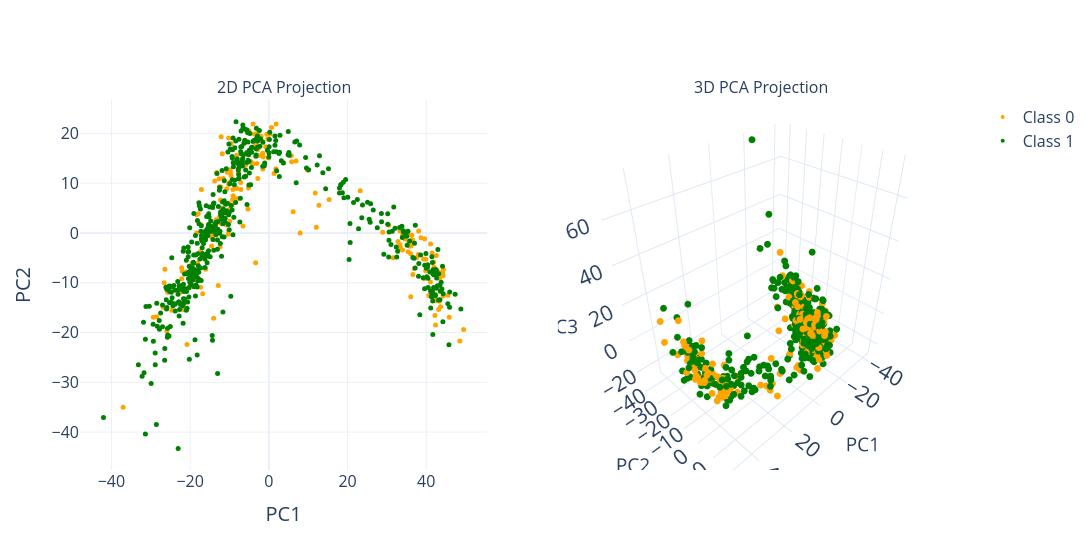

Here is the notebook cell this chart was saved with:
### Markdown cell above
### **FEATURE DISTRIBUTIONS**

### Code cell
# -----------------------------------------------
# Feature distribution: Spike count histograms
# -----------------------------------------------
print("\n" + "="*60)
print("FEATURE DISTRIBUTIONS (STANDARDIZED)")
print("="*60)

scaler_eda = StandardScaler()
X_std = scaler_eda.fit_transform(X)
X_std_df = pd.DataFrame(X_std, columns=X.columns)

# First 20 features
plot_std_hists_kde(X_std_df, X_std_df.columns[:20], 
                   "Histograms + KDE (First 20 Standardized Features)", 
                   ncols=5, 
                   filename="hist_kde_first"
                   )

# Last 20 features
plot_std_hists_kde(X_std_df, X_std_df.columns[-20:], 
                   "Histograms + KDE (Last 20 Standardized Features)", 
                   ncols=5, 
                   filename="hist_kde_last"
                   )

# -----------------------------------------------
# Variance distribution by class
# -----------------------------------------------
print("\n" + "="*60)
print("VARIANCE DISTRIBUTION BY CLASS")
print("="*60)

var_0 = X[y == 0].var().values
var_1 = X[y == 1].var().values
var_df = pd.DataFrame({
    "variance": np.concatenate([var_0, var_1]),
    "label": np.repeat([0, 1], [len(var_0), len(var_1)])
})

plt.figure(figsize=(14, 8))
sns.set_style("whitegrid")  # Changed from "white" to "whitegrid"
sns.histplot(
    data=var_df, x="variance", hue="label", bins=60, kde=True,
    multiple="dodge", palette={0: "green", 1: "orange"},
    edgecolor="white", alpha=0.6, stat="count"
)

plt.title("Distribution of Feature Variances by Class", fontsize=FONT_TITLE, pad=15)
plt.xlabel("Variance of Spike Counts", fontsize=FONT_AXIS)
plt.ylabel("Number of Features", fontsize=FONT_AXIS)
plt.legend(title="Class", labels=["Class 0", "Class 1"], 
           title_fontsize=FONT_LEGEND, fontsize=FONT_LEGEND-2)
plt.grid(True, axis="both", linestyle="--", alpha=0.4, color="gray")  # Added gridlines on both axes
plt.tight_layout()

plt.savefig("variance.pdf", format="pdf", bbox_inches="tight", dpi=300)
plt.show()

# -----------------------------------------------
# 2D and 3D PCA projections
# -----------------------------------------------
print("\n" + "="*60)
print("PCA PROJECTIONS")
print("="*60)

pca_3 = PCA(n_components=3)
X_pca = pca_3.fit_transform(X_std)
df_pca = pd.DataFrame(X_pca, columns=["PC1", "PC2", "PC3"])
df_pca["label"] = y.values

color_map = {0: "orange", 1: "green"}

fig_pca_proj = make_subplots(
    rows=1, cols=2,
    specs=[[{"type": "scatter"}, {"type": "scene"}]],
    subplot_titles=("2D PCA Projection", "3D PCA Projection"),
    horizontal_spacing=0.08
)

# 2D projection
for lbl in [0, 1]:
    mask = df_pca["label"] == lbl
    fig_pca_proj.add_trace(
        go.Scatter(
            x=df_pca.loc[mask, "PC1"], y=df_pca.loc[mask, "PC2"],
            mode="markers", marker=dict(size=5, color=color_map[lbl]),
            name=f"Class {lbl}", showlegend=False
        ), row=1, col=1
    )
fig_pca_proj.update_xaxes(title_text="PC1", title_font=dict(size=FONT_AXIS), row=1, col=1)
fig_pca_proj.update_yaxes(title_text="PC2", title_font=dict(size=FONT_AXIS), row=1, col=1)

# 3D projection
for lbl in [0, 1]:
    mask = df_pca["label"] == lbl
    fig_pca_proj.add_trace(
        go.Scatter3d(
            x=df_pca.loc[mask, "PC1"], y=df_pca.loc[mask, "PC2"], 
            z=df_pca.loc[mask, "PC3"],
            mode="markers", marker=dict(size=4, color=color_map[lbl]),
            name=f"Class {lbl}", showlegend=True
        ), row=1, col=2
    )
fig_pca_proj.update_scenes(
    xaxis_title="PC1", yaxis_title="PC2", zaxis_title="PC3", row=1, col=2
)
fig_pca_proj.update_layout(
    template="plotly_white", width=1400, height=550,
    font=dict(size=FONT_TICK),
    legend=dict(font=dict(size=FONT_LEGEND))
)
fig_pca_proj.show()

# -----------------------------------------------
# Cumulative explained variance by PCA (Matplotlib version for report)
# -----------------------------------------------
print("\n" + "="*60)
print("CUMULATIVE EXPLAINED VARIANCE")
print("="*60)

pca_full = PCA().fit(X_std)
cum_var = pca_full.explained_variance_ratio_.cumsum() * 100
pcs = np.arange(1, len(cum_var) + 1)

# Find K at thresholds
thresholds = [80, 90, 95]
k_at_thresh = {t: int(np.argmax(cum_var >= t) + 1) for t in thresholds}

for t in thresholds:
    print(f"  {t}% variance explained at K = {k_at_thresh[t]} PCs")

# Create figure with same dimensions as variance plot
plt.figure(figsize=(14, 8))
sns.set_style("whitegrid")  # Changed from "white" to "whitegrid"

# Main cumulative curve
plt.plot(pcs, cum_var, color="red", linewidth=2, label="Cumulative variance")

# Add threshold markers WITHOUT dashed lines
for t in thresholds:
    k = k_at_thresh[t]
    y_val = cum_var[k - 1]
    
    # Marker point only
    plt.scatter([k], [y_val], color="green", s=100, zorder=5)
    # Annotation - adjusted to appear on the LEFT of the marker
    plt.annotate(f"{t}% ({k} PCs)", xy=(k, y_val), xytext=(k - 80, y_val),
                 fontsize=FONT_ANNOT, color="green",
                 arrowprops=dict(arrowstyle="->", color="green", lw=1))

plt.title("Cumulative Explained Variance by PCA", fontsize=FONT_TITLE, pad=15)
plt.xlabel("Number of Principal Components", fontsize=FONT_AXIS)
plt.ylabel("Cumulative Explained Variance (%)", fontsize=FONT_AXIS)
plt.xlim(0, len(pcs))
plt.ylim(0, 102)
plt.grid(True, axis="both", linestyle="--", alpha=0.4, color="gray")
plt.tight_layout()
plt.savefig("pca.pdf", format="pdf", bbox_inches="tight", dpi=300)
plt.show()

### Figure 1 — Plotly figure (JSON) as saved in the notebook; plotly's stock layout.template omitted (floating-point values rounded to 4 significant figures; data arrays with more than 128 entries replaced by an {"elided": "..."} marker saying what was removed)
{"data": [{"marker": {"color": "orange", "size": 5}, "mode": "markers", "name": "Class 0", "showlegend": false, "type": "scatter", "x": {"elided": "208 float values"}, "xaxis": "x", "y": {"elided": "208 float values"}, "yaxis": "y"}, {"marker": {"color": "green", "size": 5}, "mode": "markers", "name": "Class 1", "showlegend": false, "type": "scatter", "x": {"elided": "475 float values"}, "xaxis": "x", "y": {"elided": "475 float values"}, "yaxis": "y"}, {"marker": {"color": "orange", "size": 4}, "mode": "markers", "name": "Class 0", "scene": "scene", "showlegend": true, "type": "scatter3d", "x": {"elided": "208 float values"}, "y": {"elided": "208 float values"}, "z": {"elided": "208 float values"}}, {"marker": {"color": "green", "size": 4}, "mode": "markers", "name": "Class 1", "scene": "scene", "showlegend": true, "type": "scatter3d", "x": {"elided": "475 float values"}, "y": {"elided": "475 float values"}, "z": {"elided": "475 float values"}}], "layout": {"annotations": [{"font": {"size": 16}, "showarrow": false, "text": "2D PCA Projection", "x": 0.23, "xanchor": "center", "xref": "paper", "y": 1, "yanchor": "bottom", "yref": "paper"}, {"font": {"size": 16}, "showarrow": false, "text": "3D PCA Projection", "x": 0.77, "xanchor": "center", "xref": "paper", "y": 1, "yanchor": "bottom", "yref": "paper"}], "font": {"size": 16}, "height": 550, "legend": {"font": {"size": 16}}, "scene": {"domain": {"x": [0.54, 1], "y": [0, 1]}, "xaxis": {"title": {"text": "PC1"}}, "yaxis": {"title": {"text": "PC2"}}, "zaxis": {"title": {"text": "PC3"}}}, "width": 1400, "xaxis": {"anchor": "y", "domain": [0, 0.46], "title": {"font": {"size": 20}, "text": "PC1"}}, "yaxis": {"anchor": "x", "domain": [0, 1], "title": {"font": {"size": 20}, "text": "PC2"}}}}
